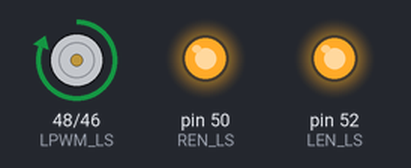
Bench run of a sketch on a simulated Arduino Mega 2560, built with avr-gcc and run on an emulated ATmega2560. Parts: motor-driver pin pairs drawn as motors (green arrow = first pin HIGH = forward, orange = second pin HIGH = backward, longer = more drive), output pins drawn as LEDs (lit = HIGH). Pins used as bus, display or sensor lines are not drawn.

Above: at 2.0 s.
At 5.0 s:
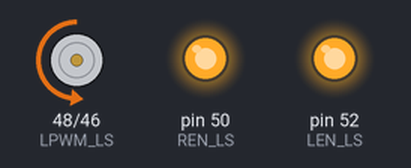
Timing chart, 0 to 10.2 s (numbered marks = the images above):
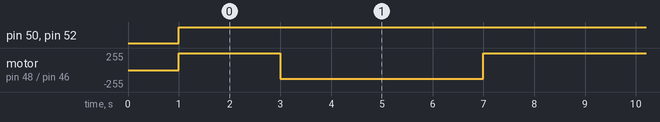

The sketch:

xDriveFunctions.ino
```cpp
#include <BTS7960.h>

int pwmSET = 130; //PWM intensity setting


void setup()
{

  // Initialize motor pins as OUTPUT
  pinMode(47, OUTPUT); //RPWM_RS
  pinMode(49, OUTPUT); //LPWM_RS
  pinMode(51, OUTPUT); //REN_RS
  pinMode(53, OUTPUT); //LEN_RS
  pinMode(46, OUTPUT); //RPWM_LS
  pinMode(48, OUTPUT); //LPWM_LS
  pinMode(50, OUTPUT); //REN_LS
  pinMode(52, OUTPUT); //LEN_LS

  // Make sure both motor drivers are initially off
  digitalWrite(47, LOW);
  digitalWrite(49, LOW);
  digitalWrite(51, LOW);
  digitalWrite(53, LOW);
  digitalWrite(46, LOW);
  digitalWrite(48, LOW);
  digitalWrite(50, LOW);
  digitalWrite(52, LOW);

  delay(1000);
  Serial.begin(9600);
}

void loop()
{
  //FWD Drive
  xDrive(1, 1);
  xDrive(2, -1);
  delay(2000);


  //BACK DRIVE
  xDrive(1, -1);
  xDrive(2, 1);
  delay(2000);

  //CW DRIVE
  xDrive(1, 1);
  xDrive(2, 1);
  delay(2000);

  //CW DRIVE
  xDrive(1, -1);
  xDrive(2, -1);
  delay(2000);
}


void xDrive(int side, int direction)
//xDrive Drives a both sides motors depending on the instantiation of the function
{
  switch(side)
  {
    case 1: //CASE 1: RS Motion
      if (direction == 1)
      {
        movementConfig(47, 49, 51, 53, 1);
      }
      else if (direction == -1)
      {
        movementConfig(47, 49, 51, 53, -1);
      }
      else
      {
        movementConfig(47, 49, 51, 53, 0);
      }
      break;

      case 2: //CASE 2: LS Motion
      if (direction == 1)
      {
        movementConfig(46, 48, 50, 52, 1);
      }
      else if (direction == -1)
      {
        movementConfig(46, 48, 50, 52, -1);
      }
      else
      {
        movementConfig(46, 48, 50, 52, 0);
      }
      break;
  }
}


//Untouched backup of original Void MovementConfig Code:
void movementConfig(int RPWM, int LPWM, int REN, int LEN, int direction)
//This function configures the signals sent to the motor drivers to control the direction and speeds of each motor driver
{
  if (direction == 1)
  {
    digitalWrite(REN, HIGH);
    digitalWrite(LEN, HIGH);
    analogWrite(RPWM, pwmSET);
    analogWrite(LPWM, 0);
  }
  else if (direction == -1)
  {
    digitalWrite(REN, HIGH);
    digitalWrite(LEN, HIGH);
    analogWrite(RPWM, 0);
    analogWrite(LPWM, pwmSET);
  }
  else
  {
    digitalWrite(REN, LOW);
    digitalWrite(LEN, LOW);
    analogWrite(RPWM, 0);
    analogWrite(LPWM, 0);
  }
}
```

Measured:
- by itself, pin 50 (REN_LS), pin 52 (LEN_LS): LOW → HIGH at 1.0 s
- by itself, motor on pin 48 (LPWM_LS) / pin 46 (RPWM_LS): repeats every 8.0 s: backward 130/255 4.0 s, forward 255/255 4.0 s
